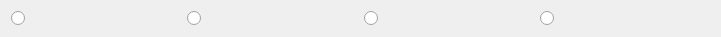
  <widget class="QWidget" name="horizontalLayoutWidget_2">
   <property name="geometry">
    <rect>
     <x>260</x>
     <y>110</y>
     <width>721</width>
     <height>31</height>
    </rect>
   </property>
   <layout class="QHBoxLayout" name="cw1RepLayout">
    <item>
     <widget class="QRadioButton" name="cw1RepReady">
      <property name="sizePolicy">
       <sizepolicy hsizetype="Minimum" vsizetype="Fixed">
        <horstretch>0</horstretch>
        <verstretch>0</verstretch>
       </sizepolicy>
      </property>
      <property name="baseSize">
       <size>
        <width>0</width>
        <height>0</height>
       </size>
      </property>
      <property name="font">
       <font>
        <pointsize>20</pointsize>
       </font>
      </property>
      <property name="text">
       <string/>
      </property>
      <property name="checked">
       <bool>false</bool>
      </property>
     </widget>
    </item>
    <item>
     <widget class="QRadioButton" name="cw1RepCorrections">
      <property name="sizePolicy">
       <sizepolicy hsizetype="Minimum" vsizetype="Fixed">
        <horstretch>0</horstretch>
        <verstretch>0</verstretch>
       </sizepolicy>
      </property>
      <property name="font">
       <font>
        <pointsize>20</pointsize>
       </font>
      </property>
      <property name="text">
       <string/>
      </property>
      <property name="checked">
       <bool>false</bool>
      </property>
     </widget>
    </item>
    <item>
     <widget class="QRadioButton" name="cw1RepFirstTime">
      <property name="sizePolicy">
       <sizepolicy hsizetype="Minimum" vsizetype="Fixed">
        <horstretch>0</horstretch>
        <verstretch>0</verstretch>
       </sizepolicy>
      </property>
      <property name="font">
       <font>
        <pointsize>20</pointsize>
       </font>
      </property>
      <property name="text">
       <string/>
      </property>
      <property name="checked">
       <bool>false</bool>
      </property>
     </widget>
    </item>
    <item>
     <widget class="QRadioButton" name="cw1RepNotReady">
      <property name="sizePolicy">
       <sizepolicy hsizetype="Minimum" vsizetype="Fixed">
        <horstretch>0</horstretch>
        <verstretch>0</verstretch>
       </sizepolicy>
      </property>
      <property name="font">
       <font>
        <pointsize>20</pointsize>
       </font>
      </property>
      <property name="text">
       <string/>
      </property>
      <property name="checked">
       <bool>false</bool>
      </property>
     </widget>
    </item>
   </layout>
  </widget>
